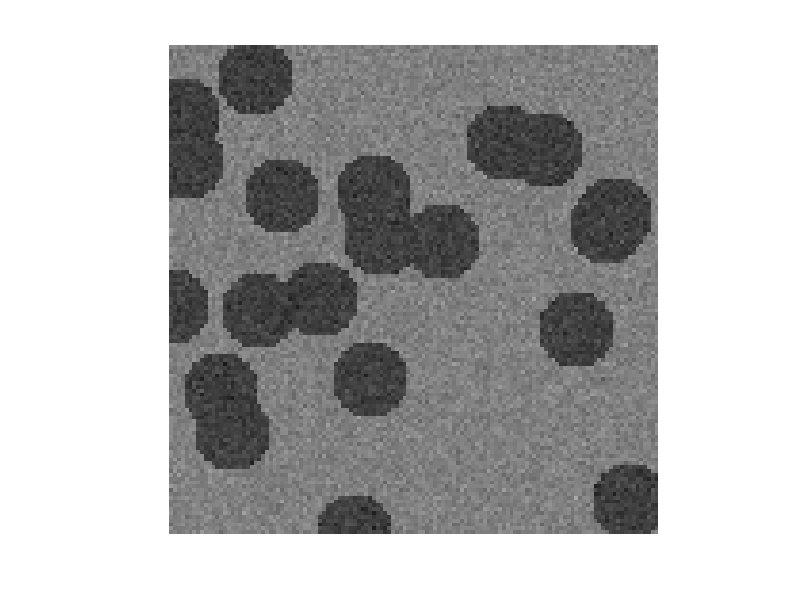

The MATLAB script that drew this image:
% This program creates an image for test

M=128;  % image size 

K=20;  % number of discs

R2=100; % radius of discs

I=randn(M,M)*0.04+0.5;

for k=1:K
    Cx(k)=round(rand*M);
    Cy(k)=round(rand*M);
end

for k=1:K
    for i=1:M
        for j=1:M
            Tr=(i-Cx(k))*(i-Cx(k))+(j-Cy(k))*(j-Cy(k));
            if Tr<100
                Tv=randn*0.04+0.25;
                if Tv>1
                    Tv=1;
                elseif Tv<0
                    Tv=0;
                end
                I(i,j)=Tv;
            end
        end
    end
end

imshow(I);
imwrite(I,'discs20.bmp'); % file name

        

